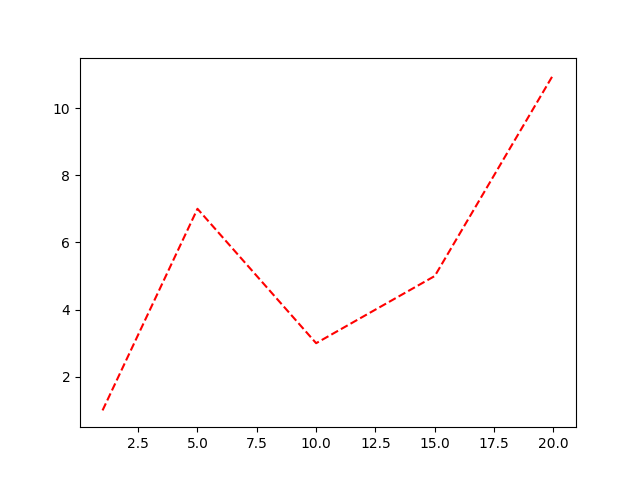

The Python source for this figure:
import matplotlib.pyplot as plt
x = [1, 5, 10, 15, 20]
y = [1, 7, 3, 5, 11]
plt.plot(x, y, '--r')
plt.show()
